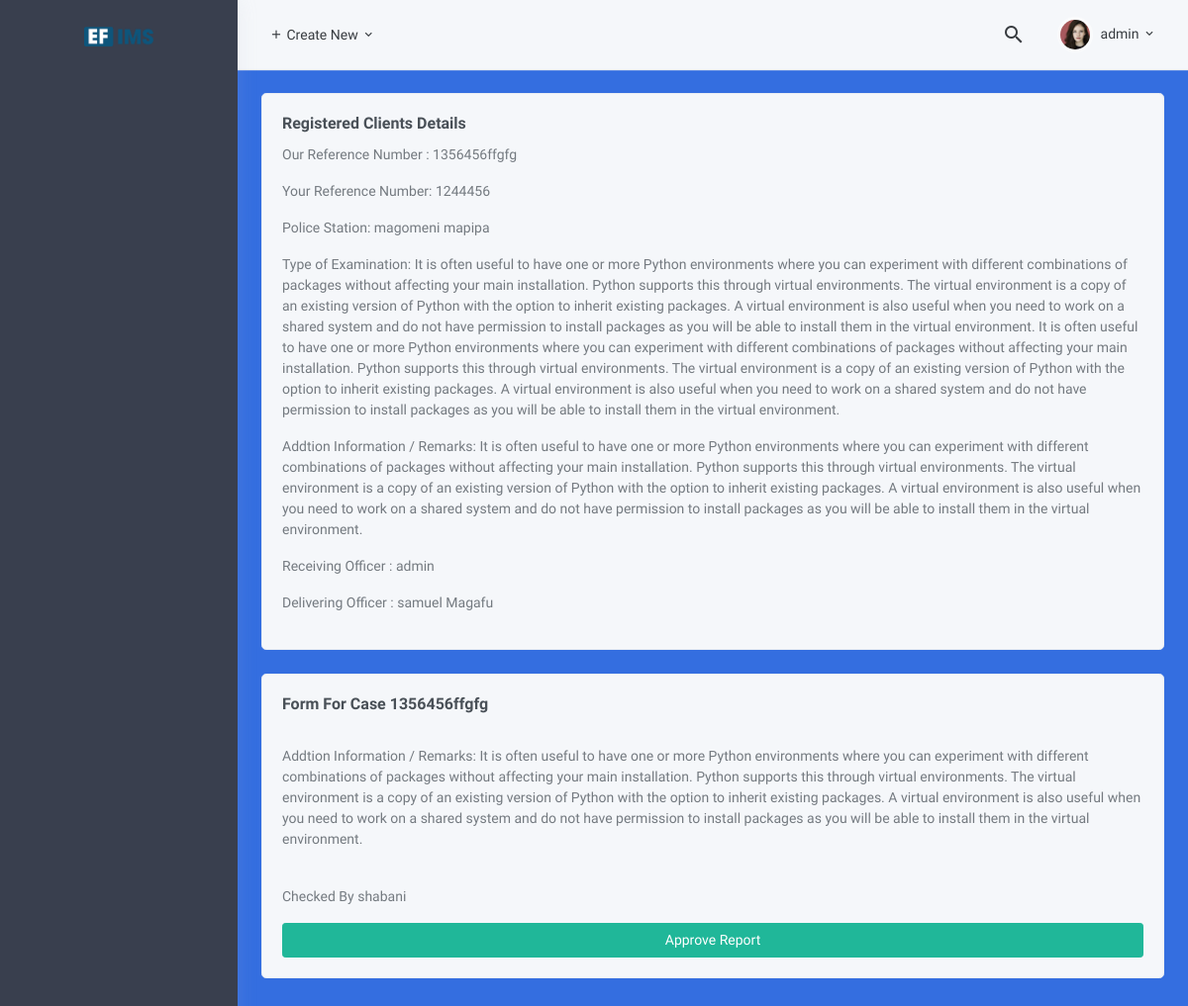
Page /ballistic/2 (signed in) on the committed database.
### balistic/models.py (models this page shows, shortened)
class Ballistic(models.Model):
    ourref = models.CharField(verbose_name="Our REF", max_length=100,unique=True,null=False)
    yourref = models.CharField(verbose_name="Your REF", max_length=100,unique=True,null=False)
    station = models.CharField(help_text="Enter Police Station", max_length=160,null=False,blank=False,verbose_name="Police Station")
    article = models.TextField(verbose_name="Article or Exhibits Received")
    examination = models.TextField(verbose_name="Type of Examination")
    addition = models.TextField(verbose_name="Addition Information")
    received_date = models.DateTimeField(verbose_name="Date Received", auto_now=True, auto_now_add=False)
    receicer = models.ForeignKey('auth.User',on_delete=models.CASCADE,related_name="receiver",verbose_name="receiving officer")
    deliver = models.ForeignKey(Client,on_delete=models.CASCADE,related_name="deliver",verbose_name="delivering officer")
    viewed  = models.BooleanField(default=False)
    class Meta:
        verbose_name = 'Ballistic'
        verbose_name_plural = 'Ballistics'
    def __str__(self):
        return self.ourref

class BallisticReport(models.Model):
    case = models.OneToOneField(Ballistic,on_delete=models.CASCADE,related_name="case",verbose_name="case")
    report = models.TextField()
    reported_by = models.OneToOneField('auth.User',on_delete=models.CASCADE,related_name="officer_report",verbose_name="reported by")
    approve  = models.BooleanField(default=False)
    approved = models.OneToOneField('auth.User',on_delete=models.CASCADE,related_name="officer_approval",verbose_name="approved by",null=True,blank=True)
    class Meta:
        verbose_name = "Ballistic Report"
        verbose_name_plural ="Ballistic Reports"

### pages/models.py (models this page shows, shortened)
class Client(models.Model):
    ir = models.CharField(help_text="Enter IR", max_length=160,null=False,blank=False, verbose_name="IR")
    casetype = models.CharField(help_text="Enter Case Type", max_length=160,null=False,blank=False,verbose_name="Case Type")
    status = models.CharField(help_text="Enter Exhibit Type or Status", max_length=160,null=False,blank=False,verbose_name="Exhibit Type or Status")
    region = models.CharField(help_text="Enter Region or region", max_length=160,null=False,blank=False,verbose_name="Region or District")
    client = models.CharField(help_text="Enter Clients Name", max_length=160,null=False,blank=False,verbose_name="Client Name")
    class Meta:
        verbose_name = 'Client'
        verbose_name_plural = 'Clients'
    def __str__(self):
        return self.client

### balistic/views.py (the view, shortened to what this page needs)
# urls.py: path('<int:pk>', views.BallisticDetailView.as_view(), name='details'),
class BallisticDetailView(LoginRequiredMixin,DetailView):
    model = Ballistic
    object_context_name = "ballistic"
    template_name = "ballistic/detail.html"
    def get_context_data(self, **kwargs):
        context = super(BallisticDetailView, self).get_context_data(**kwargs)
        context['form'] = BallisticReportForm
        context['report'] = BallisticReport.objects.filter(case=self.get_object())
        return context

### balistic/templatetags/ballistic_tags.py (called while the page is built)
@register.filter(name='has_group')
def has_group(user, group_name):
    group = Group.objects.get(name=group_name)
    return True if group in user.groups.all() else False

### template/ballistic/detail.html
{% extends 'ballistic/base.html' %}
{% load static %}
{% load crispy_forms_tags %}
{% load ballistic_tags %}
{% block content %}
<div id="layout-wrapper">
    {% include 'include/navbar.html' %}
    <div class="main-content">
        <div class="page-content">
            <div class="container-fluid">
                <div class="row">
                    <div class="col-xl-12">
                        <div class="card">
                            <div class="card-body">
                                <h4 class="card-title">
                                    Registered Clients Details
                                </h4>
                                <p>Our Reference Number : {{ ballistic.ourref }}</p>
                                <p>Your Reference Number: {{ ballistic.yourref }}</p>
                                <p>Police Station: {{ ballistic.station }}</p>
                                <p>Type of Examination: {{ballistic.examination}}</p>
                                <p>Addtion Information / Remarks: {{ballistic.addition}}</p>
                                <p>Receiving Officer : {{ballistic.receicer}}</p>
                                <p>Delivering Officer : {{ballistic.deliver}}</p>
                            </div>
                        </div>
                            {% if not report and request.user|has_group:"Ballistic" %}
                            <div class="card">
                                <div class="card-body">
                                    <h4 class="card-title">
                                        Form Report {{ballistic}}
                                    </h4>
                                    <form action="{% url 'ballistic:report' %}" method="POST">
                                        {% csrf_token %}
                                        {{form | crispy}}
                                        <div class="mb-3 text-center">
                                            <input type="hidden" name="case_id" value="{{id}}">
                                            <button class="btn btn-primary btn-block" type="submit"> Create Report
                                            </button>
                                        </div>
                                    </form>
                                </div>
                            </div>
                            {% else %}
                            <div class="card">
                                <div class="card-body">
                                        {% for report in report %}
                                        <h4 class="card-title">Form For Case {{report.case}}</h4>
                                        <br>
                                        <p>{{ report.report }}</p>
                                        <br>
                                        <p>Checked By {{ report.approved }}</p>
                                        {% endfor %}
                                        <a href="{% url 'ballistic:approve' ballistic.pk %}" class="btn btn-success btn-block">Approve Report</a>
                                </div>
                            </div>
                            {% endif %}
                    </div>
                </div>
            </div>
        </div>
    </div>
</div>
{% endblock content %}

### template/include/navbar.html (shortened to what this page needs)
{% load static %}
{% load ballistic_tags %}
<header id="page-topbar">
    <div class="navbar-header">
        <div class="d-flex align-items-left">
            <div class="dropdown d-none d-sm-inline-block">
                <button type="button" class="btn header-item waves-effect" id="page-header-user-dropdown" data-toggle="dropdown" aria-haspopup="true" aria-expanded="false">
                    <i class="mdi mdi-plus"></i> Create New
                    <i class="mdi mdi-chevron-down d-none d-sm-inline-block"></i>
                </button>
            </div>
        </div>
        <div class="d-flex align-items-right">
            <div class="dropdown d-none d-sm-inline-block ml-2">
                <button type="button" class="btn header-item noti-icon waves-effect" id="page-header-search-dropdown" data-toggle="dropdown" aria-haspopup="true" aria-expanded="false">
                    <i class="mdi mdi-magnify"></i>
                </button>
            </div>
            <div class="dropdown d-inline-block ml-2">
                <button type="button" class="btn header-item waves-effect" id="page-header-user-dropdown" data-toggle="dropdown" aria-haspopup="true" aria-expanded="false">
                    <img class="rounded-circle header-profile-user" src="{% static 'assets/images/users/avatar-3.jpg' %}" alt="Header Avatar">
                    <span class="d-none d-sm-inline-block ml-1">{{user.username}}</span>
                    <i class="mdi mdi-chevron-down d-none d-sm-inline-block"></i>
                </button>
            </div>
        </div>
    </div>
</header>
<div class="vertical-menu mm-active">
    <div data-simplebar="init" class="h-100 mm-show"><div class="simplebar-wrapper" style="margin: 0px;"><div class="simplebar-height-auto-observer-wrapper"><div class="simplebar-height-auto-observer"></div></div><div class="simplebar-mask"><div class="simplebar-offset" style="right: -15px; bottom: 0px;"><div class="simplebar-content-wrapper" style="height: 100%; overflow: hidden scroll;"><div class="simplebar-content" style="padding: 0px;">
        <div class="navbar-brand-box">
            <a href="index.html" class="logo">
                <img src="{% static 'assets/images/logo-dark.png' %}">
            </a>
        </div>
        <div id="sidebar-menu" class="mm-active">
        </div>
    </div></div></div></div><div class="simplebar-placeholder" style="width: auto; height: 657px;"></div></div></div>
</div>

### rows in the picture
Ballistic: ourref "1356456ffgfg", yourref "1244456", station "magomeni mapipa", examination "It is often useful to have one or more Python environments where you can experiment with different combinations of packages without affecting your main installation. Python supports this through virtual environments. The virtual environment is a copy of an existing version of Python with the option to inherit existing packages. A virtual environment is also useful when you need to work on a shared system and do not have permission to install packages as you will be able to install them in the virtual environment. It is often useful to have one or more Python environments where you can experiment with different combinations of packages without affecting your main installation. Python…", addition "It is often useful to have one or more Python environments where you can experiment with different combinations of packages without affecting your main installation. Python supports this through virtual environments. The virtual environment is a copy of an existing version of Python with the option to inherit existing packages. A virtual environment is also useful when you need to work on a shared system and do not have permission to install packages as you will be able to install them in the virtual environment.", receicer "admin", deliver "samuel Magafu"
BallisticReport: case "1356456ffgfg", report "Addtion Information / Remarks: It is often useful to have one or more Python environments where you can experiment with different combinations of packages without affecting your main installation. Python supports this through virtual environments. The virtual environment is a copy of an existing version of Python with the option to inherit existing packages. A virtual environment is also useful when you need to work on a shared system and do not have permission to install packages as you will be able to install them in the virtual environment.", approved "shabani"

### other values in the picture
{{ user.username }} "admin"
